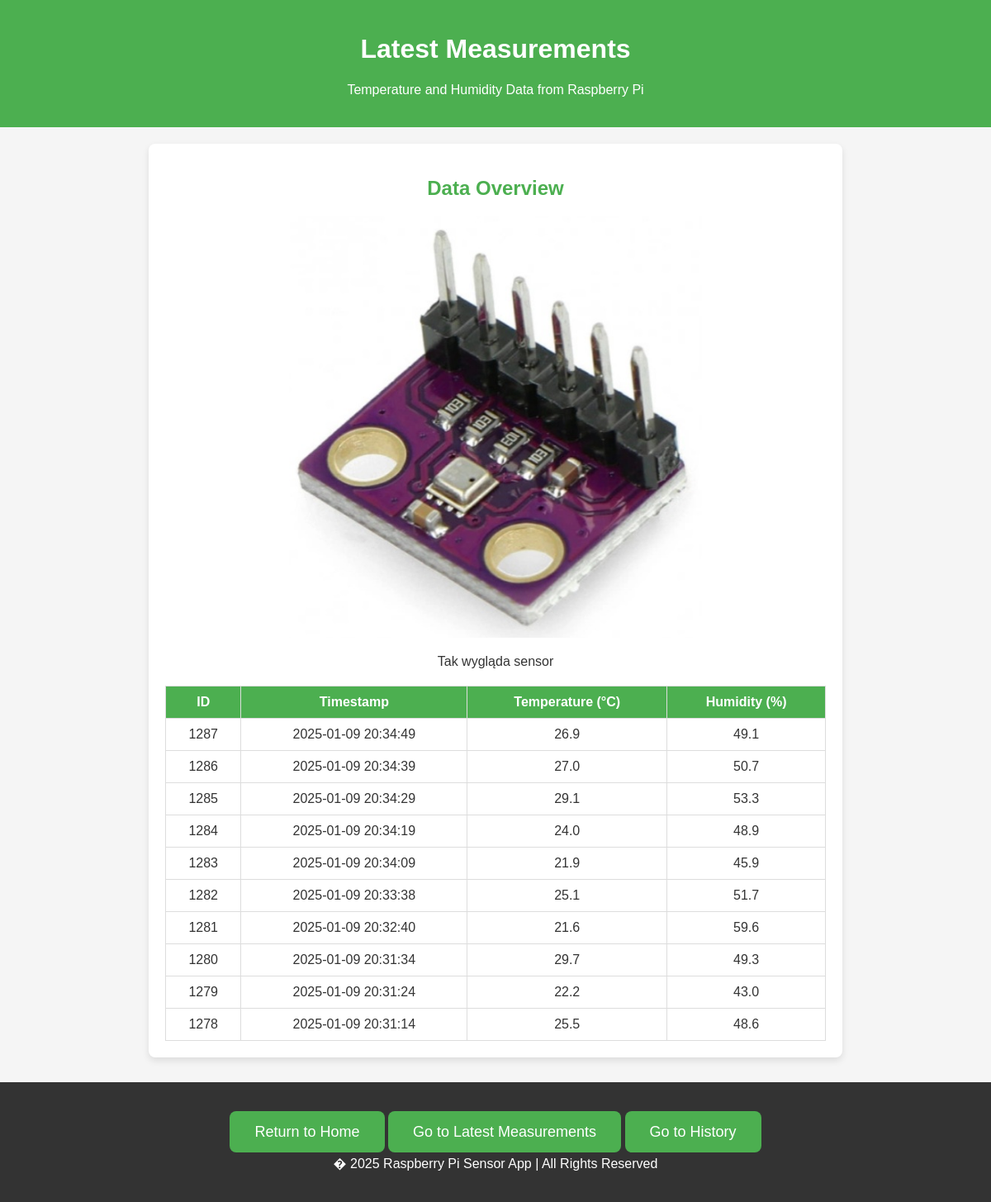
Page /measurements_page on the earlier database version.
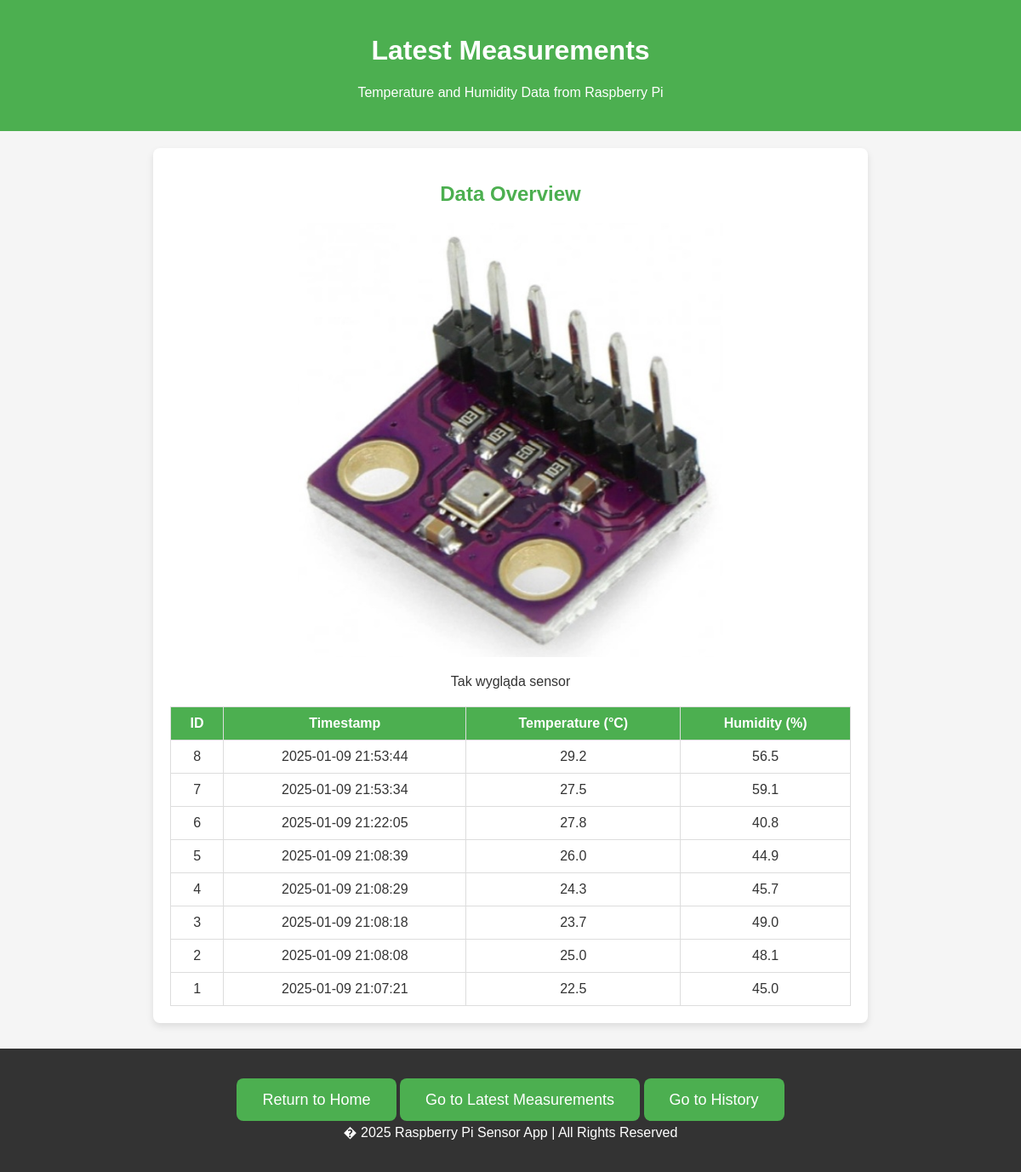
Same page on the later database version.
### tables this page shows
CREATE TABLE weather_control (
            id INTEGER PRIMARY KEY AUTOINCREMENT,
            timestamp DATETIME DEFAULT CURRENT_TIMESTAMP,
            temperature REAL,
            humidity REAL
        );

### app.py (the view)
@app.route('/measurements_page')
def measurements_page():
    conn = sqlite3.connect(DB_PATH)
    cursor = conn.cursor()
    cursor.execute("SELECT * FROM weather_control ORDER BY timestamp DESC LIMIT 10")
    measurements = cursor.fetchall()
    conn.close()
    return render_template('measurements.html', measurements=measurements)

### templates/measurements.html (shortened to what this page needs)
<!DOCTYPE html>
<html lang="en">
<head>
    <link rel="stylesheet" href="static/css/index.css">
</head>
<body>
    <header>
        <h1 class="welcome-msg">Latest Measurements</h1>
        <p>Temperature and Humidity Data from Raspberry Pi</p>
    </header>
    <div class="container">
        <h2>Data Overview</h2>
        <div class="image-container">
            <img src="static/images/weather.jpg" alt="Weather detector" class="resized-image">
            <p>Tak wygląda sensor</p>
        </div>
        <table>
            <thead>
                <tr>
                    <th>ID</th>
                    <th>Timestamp</th>
                    <th>Temperature (&deg;C)</th>
                    <th>Humidity (%)</th>
                </tr>
            </thead>
            <tbody>
                {% for measurement in measurements %}
                    <tr>
                        <td>{{ measurement[0] }}</td>
                        <td>{{ measurement[1] }}</td>
                        <td>{{ measurement[2] }}</td>
                        <td>{{ measurement[3] }}</td>
                    </tr>
                {% endfor %}
            </tbody>
        </table>
    </div>
    <footer>
        <div class="cta">
            <a href="/" class="button">Return to Home</a>
            <a href="/measurements_page" class="button">Go to Latest Measurements</a>
            <a href="/history_page" class="button">Go to History</a>
        </div>
        <p>� 2025 Raspberry Pi Sensor App | All Rights Reserved</p>
    </footer>
</body>
</html>

Differences in the rows shown:
removed weather_control: id "1287", timestamp "2025-01-09 20:34:49", temperature "26.9", humidity "49.1"
removed weather_control: id "1286", timestamp "2025-01-09 20:34:39", temperature "27.0", humidity "50.7"
removed weather_control: id "1285", timestamp "2025-01-09 20:34:29", temperature "29.1", humidity "53.3"
removed weather_control: id "1284", timestamp "2025-01-09 20:34:19", temperature "24.0", humidity "48.9"
removed weather_control: id "1283", timestamp "2025-01-09 20:34:09", temperature "21.9", humidity "45.9"
removed weather_control: id "1282", timestamp "2025-01-09 20:33:38", temperature "25.1", humidity "51.7"
removed weather_control: id "1281", timestamp "2025-01-09 20:32:40", temperature "21.6", humidity "59.6"
removed weather_control: id "1280", timestamp "2025-01-09 20:31:34", temperature "29.7", humidity "49.3"
removed weather_control: id "1279", timestamp "2025-01-09 20:31:24", temperature "22.2", humidity "43.0"
removed weather_control: id "1278", timestamp "2025-01-09 20:31:14", temperature "25.5", humidity "48.6"
now on this page (row edited): weather_control: id "8", timestamp "2025-01-09 21:53:44", temperature "29.2", humidity "56.5"
now on this page (row edited): weather_control: id "7", timestamp "2025-01-09 21:53:34", temperature "27.5", humidity "59.1"
now on this page (row edited): weather_control: id "6", timestamp "2025-01-09 21:22:05", temperature "27.8", humidity "40.8"
now on this page (row edited): weather_control: id "5", timestamp "2025-01-09 21:08:39", temperature "26.0", humidity "44.9"
now on this page (row edited): weather_control: id "4", timestamp "2025-01-09 21:08:29", temperature "24.3", humidity "45.7"
now on this page (row edited): weather_control: id "3", timestamp "2025-01-09 21:08:18", temperature "23.7", humidity "49.0"
now on this page (row edited): weather_control: id "2", timestamp "2025-01-09 21:08:08", temperature "25.0", humidity "48.1"
now on this page (row edited): weather_control: id "1", timestamp "2025-01-09 21:07:21", temperature "22.5", humidity "45.0"
